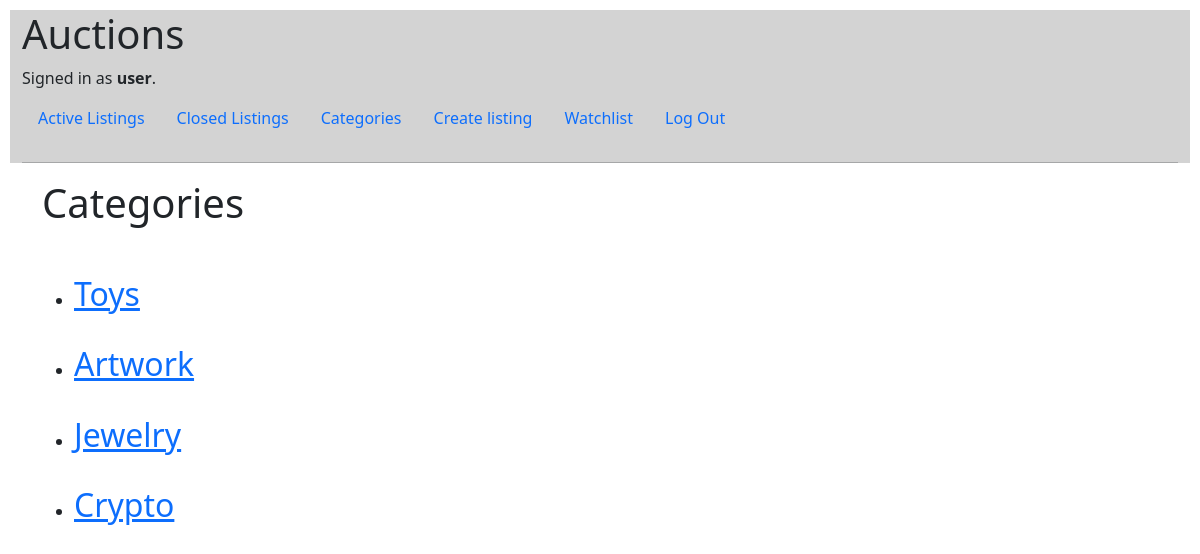
The page /categories (signed in) on the database its author committed.
### auctions/models.py (models this page shows)
class User(AbstractUser):
    pass

class Category(models.Model):
    category = models.CharField(max_length=50, unique=True)
    def __str__(self):
        return f"{self.category}"

### auctions/views.py (the view)
# urls.py: path("categories", views.categories, name="categories"),
def categories(request):
    categories = Category.objects.all()
    return render(request, "auctions/categories.html", {"categories" : categories})

### auctions/templates/auctions/categories.html (shortened to what this page needs)
{% extends "auctions/layout.html" %}
{% block body %}
<div class="container">
    <h1 class="mb-5">Categories</h1>
{% if categories %}
    <ul>
    {% for category in categories %}
        <li><h2><a href="{% url 'category' category.id %}">{{ category }}</a></h2></li><br/>
    {% endfor %}
    </ul>
{% endif%}
</div>
{% endblock %}

### auctions/templates/auctions/layout.html (shortened to what this page needs)
{% load static %}
<!DOCTYPE html>
<html lang="en">
    <head>
        <link href="https://cdn.jsdelivr.net/npm/bootstrap@5.2.0/dist/css/bootstrap.min.css" rel="stylesheet">
        <link href="{% static 'auctions/styles.css' %}" rel="stylesheet">
    </head>
    <body>
        <div class="container-fluid" style="background-color: #D3D3D3">
        <h1 class="">Auctions</h1>
        <div>
            {% if user.is_authenticated %}
                Signed in as <strong>{{ user.username }}</strong>.
            {% else %}
                Not signed in.
            {% endif %}
        </div>
        <ul class="navbar nav justify-content-start">
            <li class="nav-item">
                <a class="nav-link" href="{% url 'index' %}">Active Listings</a>
            </li>
            <li class="nav-item">
                <a class="nav-link" href="{% url 'closed_listings' %}">Closed Listings</a>
            </li>
            <li class="nav-item">
                <a class="nav-link" href="{% url 'categories' %}">Categories</a>
            </li>
            {% if user.is_authenticated %}
            <li class="nav-item">
                <a class="nav-link" href="{% url 'create_listing' %}">Create listing</a>
            </li>
            <li class="nav-item">
                <a class="nav-link" href="{% url 'watchlist' %}">Watchlist</a>
            </li>
                <li class="nav-item">
                    <a class="nav-link" href="{% url 'logout' %}">Log Out</a>
                </li>
            {% endif %}
        </ul>
        <hr>
        </div>
        {% block body %}
        {% endblock %}
    </body>
</html>

### auctions/static/auctions/styles.css (style rules this page uses)
body { padding: 10px; }

### rows shown on the page
User: username "user"
Category: category "Toys"
Category: category "Artwork"
Category: category "Jewelry"
Category: category "Crypto"
